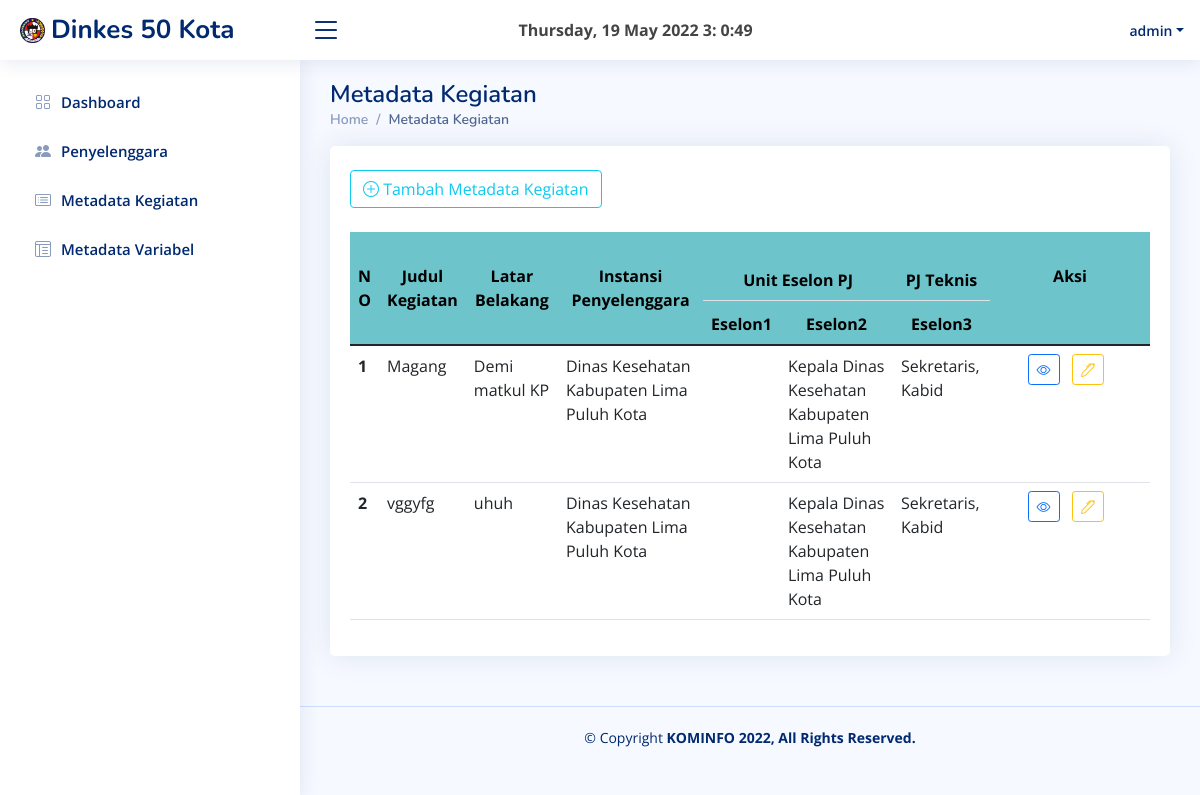
Page /kegiatan/kegiatan.php (signed in) on the committed database.
### tables this page shows
CREATE TABLE `kegiatan` (
  `id_kegiatan` int(11) NOT NULL,
  `id_status_pelatihan` int(11) NOT NULL,
  `id_status_penyesuaian` int(11) NOT NULL,
  `id_status_uji_coba` int(11) NOT NULL,
  `id_status_rekomen` int(11) NOT NULL,
  `id_urusan` int(11) NOT NULL,
  `id_penyelenggara` int(11) NOT NULL,
  `id_cara_pengumpulan` int(11) NOT NULL,
  `id_sektor` int(11) NOT NULL,
  `id_perulangan` int(11) NOT NULL,
  `id_frekuensi` int(11) NOT NULL,
  `id_tipe_pengumpulan` int(11) NOT NULL,
  `id_cakupan_wilayah` int(11) NOT NULL,
  `id_sarana_pengumpulan` int(11) NOT NULL,
  `id_unit_pengumpulan` int(11) NOT NULL,
  `id_jenis_rancangan` int(11) NOT NULL,
  `id_kerangka_sampel` int(11) NOT NULL,
  `id_unit_sampel` int(11) NOT NULL,
  `id_unit_observasi` int(11) NOT NULL,
  `id_metode_pemeriksaan` int(11) NOT NULL,
  `id_petugas_pengumpulan` int(11) NOT NULL,
  `id_pendidikan` int(11) NOT NULL,
  `id_metode_analisis` int(11) NOT NULL,
  `id_unit_analisis` int(11) NOT NULL,
  `tahun` varchar(4) NOT NULL,
  `judul_kegiatan` varchar(100) NOT NULL,
  `kode_kegiatan` varchar(30) DEFAULT NULL,
  `latar_belakang` varchar(1000) NOT NULL,
  `tujuan` varchar(255) NOT NULL,
  `provinsi` varchar(40) DEFAULT NULL,
  `kabkot` varchar(40) DEFAULT NULL,
  `fraksi_sampel` int(11) NOT NULL,
  `perkiraan_sampling` int(11) NOT NULL
);

CREATE TABLE `penyelenggara` (
  `id_penyelenggara` int(11) NOT NULL,
  `unit_kerja` varchar(70) NOT NULL,
  `telepon` varchar(18) NOT NULL,
  `email` varchar(50) NOT NULL,
  `faksimile` varchar(18) NOT NULL,
  `alamat` varchar(100) NOT NULL,
  `eselon1` varchar(70) NOT NULL,
  `eselon2` varchar(70) NOT NULL,
  `eselon3` varchar(70) NOT NULL
);

### kegiatan/kegiatan.php (the view, shortened to what this page needs)
<?php
    include "../konfigurasi/session.php";
    if(!$hasil = $conn->query("SELECT * FROM kegiatan join penyelenggara on kegiatan.id_penyelenggara=penyelenggara.id_penyelenggara")){
        die("gagal meminta data");
    }
    $no = 1;
?>
<!DOCTYPE html>
<html lang="en">
<head>
  <link href="../assets/vendor/bootstrap/css/bootstrap.min.css" rel="stylesheet">
  <link href="../assets/vendor/bootstrap-icons/bootstrap-icons.css" rel="stylesheet">
  <link href="../assets/vendor/boxicons/css/boxicons.min.css" rel="stylesheet">
  <link href="../assets/vendor/quill/quill.snow.css" rel="stylesheet">
  <link href="../assets/vendor/quill/quill.bubble.css" rel="stylesheet">
  <link href="../assets/vendor/remixicon/remixicon.css" rel="stylesheet">
  <link href="../assets/vendor/simple-datatables/style.css" rel="stylesheet">
  <link href="../assets/css/style.css" rel="stylesheet">
</head>
<body>
  <?php include("../konfigurasi/header.php");?>
  <main id="main" class="main">
    <div class="pagetitle">
      <h1>Metadata Kegiatan</h1>
      <nav>
        <ol class="breadcrumb">
            <li class="breadcrumb-item"><a href="../konfigurasi/index.php">Home</a></li>
            <li class="breadcrumb-item active">Metadata Kegiatan</li>
        </ol>
      </nav>
    </div>
    <section class="section">
      <div class="row">
        <div class="col-lg-12">
          <div class="card">
            <div class="card-body"><br>
              <a href="kegiatan_tambah.php" class="btn btn-outline-info btn-mt">
                <i class="bi bi-plus-circle"></i> Tambah Metadata Kegiatan
              </a><br><br>
              <table class="table datatable table-hover">
                <thead border="1" bgcolor="#6ec4cb" style="color:black">
                  <tr>
                    <th scope="col" rowspan="2" style="text-align:center"><br>N<br>O<br><br></th>
                    <th scope="col" rowspan="2" style="text-align:center"><br>Judul<br>Kegiatan<br><br></th>
                    <th scope="col" rowspan="2" style="text-align:center"><br>Latar<br>Belakang<br><br></th>
                    <th scope="col" rowspan="2" style="text-align:center"><br>Instansi<br>Penyelenggara<br><br></th>
                    <th scope="col" colspan="2" style="text-align:center"><br>Unit Eselon PJ</th>
                    <th scope="col" style="text-align:center"><br>PJ Teknis</th>
                    <th scope="col" rowspan="2" style="text-align:center" width="20%"><br>Aksi<br><br><br></th>
                  </tr>
                  <tr>
                    <th scope="col" style="text-align:center">Eselon1</th>
                    <th scope="col" style="text-align:center">Eselon2</th>
                    <th scope="col" style="text-align:center">Eselon3</th>
                  </tr>
                </thead>
                <tbody>
                  <?php
                      while($row = $hasil->fetch_assoc()){
                  ?>
                  <tr>
                    <th scope="row"><?php echo $no++;?></th>
                    <td><?php echo $row['judul_kegiatan']; ?></td>
                    <td><?php echo $row['latar_belakang']; ?></td>
                    <td><?php echo $row['unit_kerja']; ?></td>
                    <td><?php echo $row['eselon1']; ?></td>
                    <td><?php echo $row['eselon2']; ?></td>
                    <td><?php echo $row['eselon3']; ?></td>
                    <td width="20%" class="text-center">
                      <a role="button" href="kegiatan_detail.php?id_kegiatan=<?php echo $row['id_kegiatan'];?>" class="btn btn-outline-primary btn-sm bi bi-eye">
                      </a> &nbsp;
                      <a role="button" href="kegiatan_edit.php?id_kegiatan=<?php echo $row['id_kegiatan'];?>" class="btn btn-outline-warning btn-sm bi bi-pen">
                      </a> &nbsp;
                    </td>
                  </tr>
                <?php } ?>
                </tbody>
              </table>
            </div>
          </div>
        </div>
      </div>
    </section>
  </main>
  <?php include "../konfigurasi/footer.php"?>
</body>
</html>

### assets/css/style.css (style rules this page uses)
:root { scroll-behavior: smooth; }
body { font-family: "Open Sans", sans-serif; background: #f6f9ff; color: #444444; }
a { color: #4154f1; text-decoration: none; }
h1, h2, h3, h4, h5, h6 { font-family: "Nunito", sans-serif; }
#main { margin-top: 60px; padding: 20px 30px; transition: all 0.3s; }
.pagetitle { margin-bottom: 10px; }
.pagetitle h1 { font-size: 24px; margin-bottom: 0; font-weight: 600; color: #012970; }
.card { margin-bottom: 30px; border: none; border-radius: 5px; box-shadow: 0px 0 30px rgba(1, 41, 112, 0.1); overflow: hidden; }
.card-body { padding: 0 20px 20px 20px; }
.breadcrumb { font-size: 14px; font-family: "Nunito", sans-serif; color: #899bbd; font-weight: 600; }
.breadcrumb a { color: #899bbd; transition: 0.3s; }
.breadcrumb .breadcrumb-item::before { color: #899bbd; }
.breadcrumb .active { color: #51678f; font-weight: 600; }
@media (min-width: 1200px) { #main, #footer { margin-left: 300px; } }

### rows in the picture
kegiatan: judul_kegiatan "Magang", latar_belakang "Demi matkul KP", id_penyelenggara.unit_kerja "Dinas Kesehatan Kabupaten Lima Puluh Kota", id_penyelenggara.eselon2 "Kepala Dinas Kesehatan Kabupaten Lima Puluh Kota", id_penyelenggara.eselon3 "Sekretaris, Kabid"
kegiatan: judul_kegiatan "vggyfg", latar_belakang "uhuh", id_penyelenggara.unit_kerja "Dinas Kesehatan Kabupaten Lima Puluh Kota", id_penyelenggara.eselon2 "Kepala Dinas Kesehatan Kabupaten Lima Puluh Kota", id_penyelenggara.eselon3 "Sekretaris, Kabid"

### other values in the picture
$_SESSION["username"] "admin"
